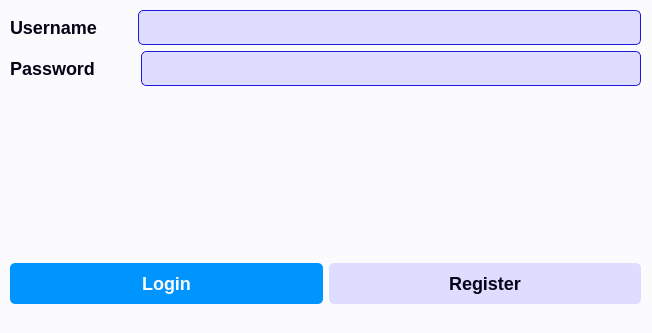
<?xml version="1.0" encoding="UTF-8"?>
<ui version="4.0">
 <class>LoginWindow</class>
 <widget class="QMainWindow" name="LoginWindow">
  <property name="geometry">
   <rect>
    <x>0</x>
    <y>0</y>
    <width>652</width>
    <height>333</height>
   </rect>
  </property>
  <property name="windowTitle">
   <string>LoginWindow</string>
  </property>
  <property name="styleSheet">
   <string notr="true">/* General Styles */
QWidget {
    background-color: #fbfbfe;
    font-family: 'Segoe UI', Tahoma, Geneva, Verdana, sans-serif;
    font-size: 18px;
    color: #050315;
}

/* QLabel Styles */
QLabel {
    color: #050315;
    font-size: 18px;
    font-weight: bold;
}

/* QLineEdit Styles */
QLineEdit {
    background-color: #dedcff;
    border: 1px solid #2118d8;
    border-radius: 5px;
    padding: 5px;
    font-size: 18px;
    color: #050315;
}

/* QPushButton Styles */
QPushButton {
    background-color: #0094ff;
    color: #fbfbfe;
    border: none;
    border-radius: 5px;
    padding: 10px 20px;
    font-size: 18px;
    font-weight: bold;
}

QPushButton:hover {
    background-color: #433bff;
}

QPushButton:pressed {
    background-color: #2118d8;
    padding-left: 15px;
    padding-top: 15px;
}

/* Register Button Specific Styles */
QPushButton#pushButtonRegister {
    background-color: #dedcff;
    color: #050315;
}

QPushButton#pushButtonRegister:hover {
    background-color: #c7c4ff;
}

QPushButton#pushButtonRegister:pressed {
    background-color: #dedcff;
    padding-left: 15px;
    padding-top: 15px;
}
</string>
  </property>
  <widget class="QWidget" name="centralwidget">
   <widget class="QWidget" name="layoutWidget">
    <property name="geometry">
     <rect>
      <x>10</x>
      <y>10</y>
      <width>631</width>
      <height>294</height>
     </rect>
    </property>
    <layout class="QVBoxLayout" name="verticalLayout_2">
     <item>
      <layout class="QVBoxLayout" name="verticalLayout">
       <item>
        <layout class="QHBoxLayout" name="horizontalLayout">
         <item>
          <widget class="QLabel" name="label">
           <property name="font">
            <font>
             <family>Segoe UI</family>
             <pointsize>-1</pointsize>
             <bold>true</bold>
            </font>
           </property>
           <property name="text">
            <string>Username       </string>
           </property>
          </widget>
         </item>
         <item>
          <widget class="QLineEdit" name="lineEditUsername">
           <property name="font">
            <font>
             <family>Segoe UI</family>
             <pointsize>-1</pointsize>
            </font>
           </property>
          </widget>
         </item>
        </layout>
       </item>
       <item>
        <layout class="QHBoxLayout" name="horizontalLayout_2">
         <item>
          <widget class="QLabel" name="label_2">
           <property name="font">
            <font>
             <family>Segoe UI</family>
             <pointsize>-1</pointsize>
             <bold>true</bold>
            </font>
           </property>
           <property name="text">
            <string>Password        </string>
           </property>
          </widget>
         </item>
         <item>
          <widget class="QLineEdit" name="lineEditPassword">
           <property name="font">
            <font>
             <family>Segoe UI</family>
             <pointsize>-1</pointsize>
            </font>
           </property>
           <property name="echoMode">
            <enum>QLineEdit::Password</enum>
           </property>
          </widget>
         </item>
        </layout>
       </item>
      </layout>
     </item>
     <item>
      <widget class="QLabel" name="labelError">
       <property name="font">
        <font>
         <family>Segoe UI</family>
         <pointsize>-1</pointsize>
         <bold>true</bold>
        </font>
       </property>
       <property name="text">
        <string>&lt;html&gt;&lt;head/&gt;&lt;body&gt;&lt;p&gt;&lt;br/&gt;&lt;/p&gt;&lt;/body&gt;&lt;/html&gt;</string>
       </property>
      </widget>
     </item>
     <item>
      <layout class="QHBoxLayout" name="horizontalLayout_3">
       <item>
        <widget class="QPushButton" name="pushButtonLogin">
         <property name="font">
          <font>
           <family>Segoe UI</family>
           <pointsize>-1</pointsize>
           <bold>true</bold>
          </font>
         </property>
         <property name="text">
          <string>Login</string>
         </property>
        </widget>
       </item>
       <item>
        <widget class="QPushButton" name="pushButtonRegister">
         <property name="font">
          <font>
           <family>Segoe UI</family>
           <pointsize>-1</pointsize>
           <bold>true</bold>
          </font>
         </property>
         <property name="text">
          <string>Register</string>
         </property>
        </widget>
       </item>
      </layout>
     </item>
    </layout>
   </widget>
  </widget>
  <widget class="QMenuBar" name="menubar">
   <property name="geometry">
    <rect>
     <x>0</x>
     <y>0</y>
     <width>652</width>
     <height>29</height>
    </rect>
   </property>
  </widget>
  <widget class="QStatusBar" name="statusbar"/>
 </widget>
 <resources/>
 <connections/>
</ui>
